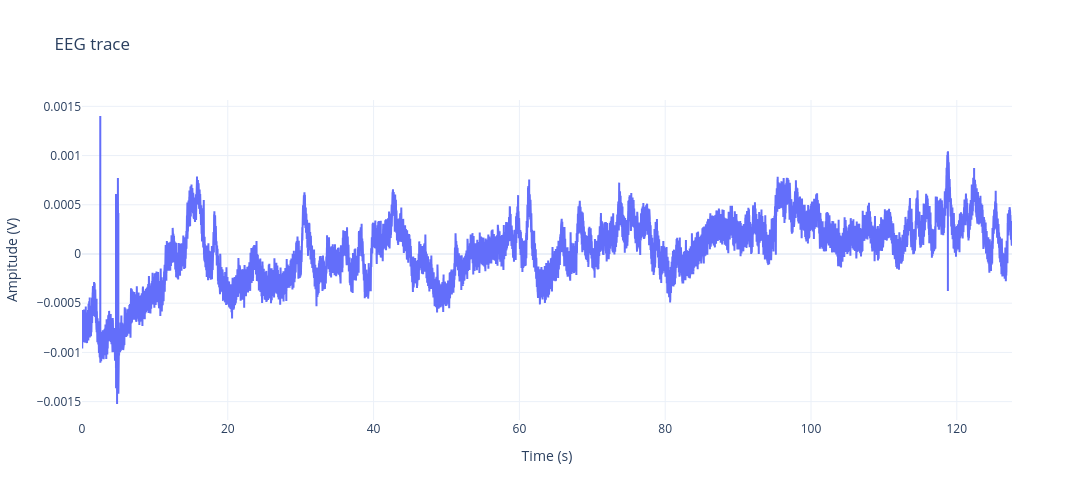

The code cell stored with this chart in its notebook:
### Code cell
fig = go.Figure()

fig.add_trace(go.Scatter(

    x=time,
    y=eeg_signal,
    mode='lines',
    name='EEG trace'
))

fig.update_layout(
    title='EEG trace',
    xaxis_title='Time (s)',
    yaxis_title='Ampitude (V)',
    #yaxis=dict(range=[np.min(eeg_signal), np.max(eeg_signal)]),  # Equivalent to xlim([0 16])
    template='plotly_white',
    width=2000, height=500
)

fig.write_image(os.path.join(IMAGE_DIR,f"{signal_name}_trace.png"), width=1800, height=500, scale=2)

fig.show()

### Figure 1 — Plotly figure (JSON) as saved in the notebook; plotly's stock layout.template omitted (floating-point values rounded to 4 significant figures; data arrays with more than 128 entries replaced by an {"elided": "..."} marker saying what was removed)
{"data": [{"mode": "lines", "name": "EEG trace", "type": "scatter", "x": {"elided": "32658 float values"}, "y": {"elided": "32659 float values"}}], "layout": {"height": 500, "title": {"text": "EEG trace"}, "width": 2000, "xaxis": {"title": {"text": "Time (s)"}}, "yaxis": {"title": {"text": "Ampitude (V)"}}}}
